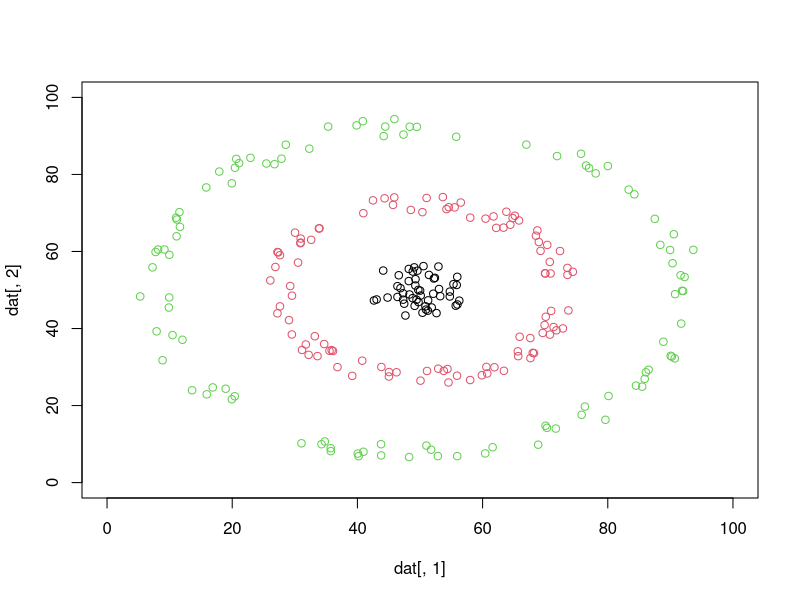
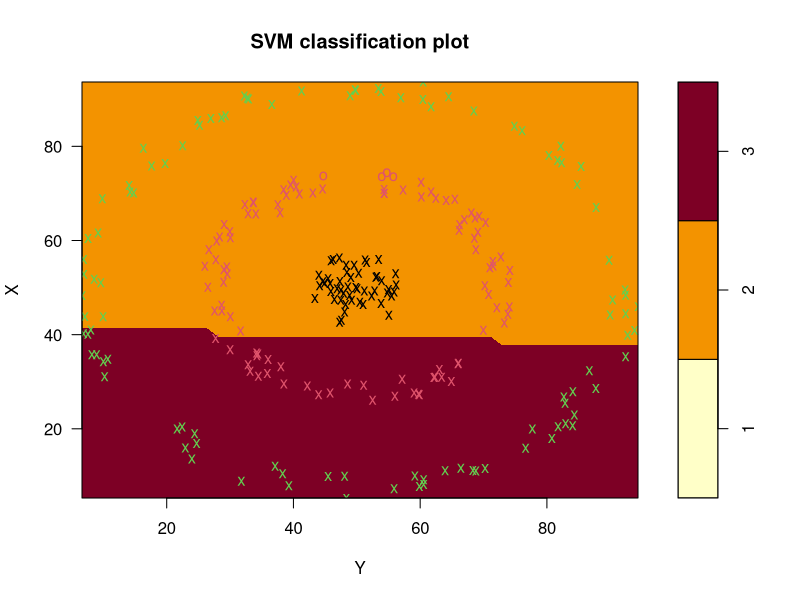
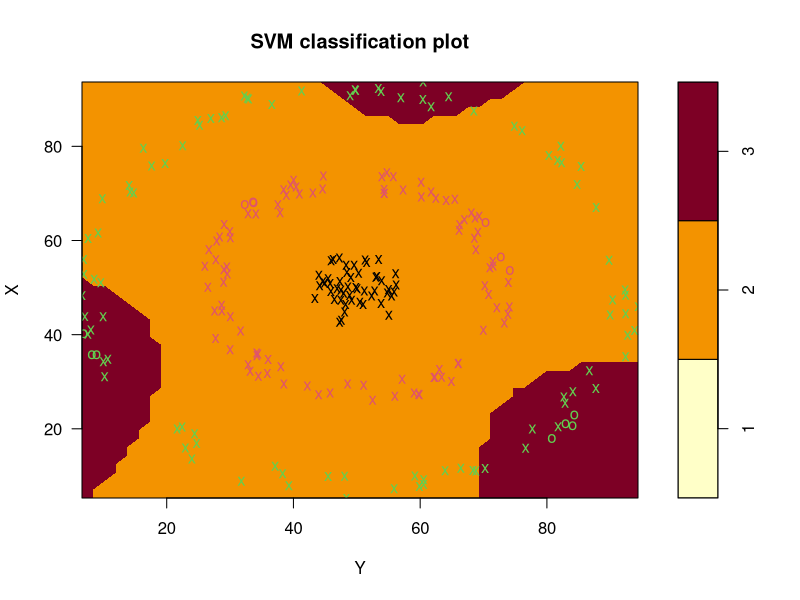
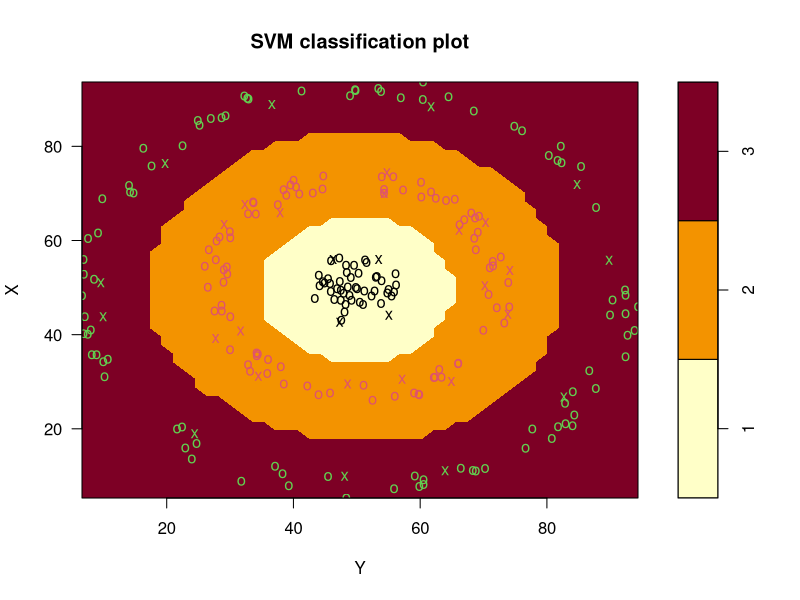

Here is the R script that generated these plots, in order:
library("e1071")
set.seed(2)

# data generation
x1 = rnorm(50, mean = 50, sd = 3)
y1 = rnorm(50, mean = 50, sd = 3)

radius_1 = 20
radius_2 = 40

x2 = rep(NA, 100)
y2 = rep(NA, 100)

x3 = rep(NA, 100)
y3 = rep(NA, 100)

for(i in 1:100) {
  radius_delta = runif(1, min = 0, max = 5)
  radius = radius_1 + radius_delta
  
  degree = runif(1, min = 0, max = 360)
  
  x2[i] = radius * cos(degree) + 50
  y2[i] = radius * sin(degree) + 50
  
  radius_delta = runif(1, min = 0, max = 5)
  radius = radius_2 + radius_delta
  
  degree = runif(1, min = 0, max = 360)
  
  x3[i] = radius * cos(degree) + 50
  y3[i] = radius * sin(degree) + 50
  
}

X = c(x1, x2, x3)
Y = c(y1, y2, y3)
id = c(rep(1, length(x1)), rep(2, length(x2)), rep(3, length(x3)))
id
dat = data.frame(X, Y, id)
x11()
plot(dat[, 1], dat[, 2], xlim = c(0, 100), ylim = c(0, 100), col = dat[, 3])

# Non_Kernel SVM
model = svm(id~., data = dat[,-3], kernel = "linear", cost=10, type = "C-classification")
model$fitted
x11()
plot(model , dat, main="Linear")

# Polynomial Kernel
model = svm(id~., data = dat[,-3], kernel = "polynomial", cost=10, type = "C-classification")
model$fitted
x11()
plot(model , dat)

# RBF Kernel
model = svm(id~., data = dat[,-3], kernel = "radial", cost=10, type = "C-classification")
model$fitted
x11()
plot(model , dat)